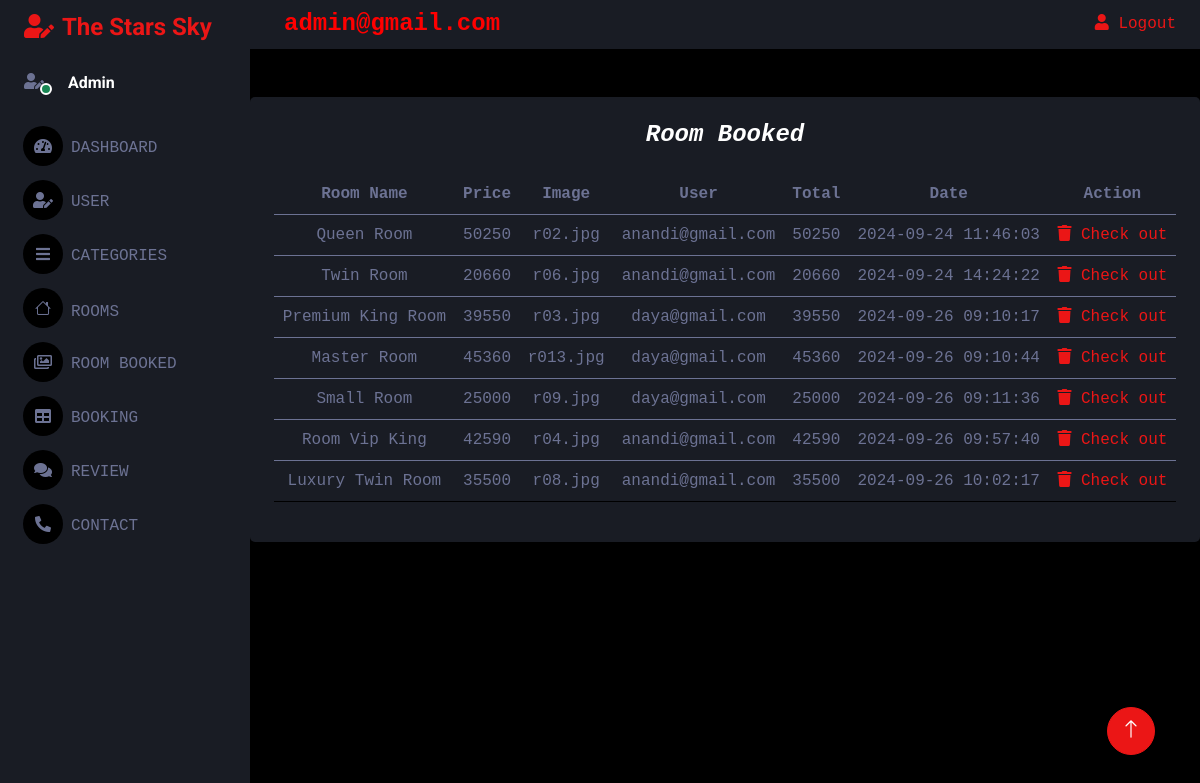
The page /admin/cart.php on the database its author committed.
### tables this page shows
CREATE TABLE `cart` (
  `id` int(200) NOT NULL,
  `name` varchar(200) NOT NULL,
  `price` varchar(200) NOT NULL,
  `image` varchar(200) NOT NULL,
  `user` varchar(255) NOT NULL,
  `total` int(200) NOT NULL,
  `date` timestamp NOT NULL DEFAULT current_timestamp() ON UPDATE current_timestamp()
);

### admin/cart.php (the view, shortened to what this page needs)
<?php
include 'header.php';
include 'sidebar.php';
include 'navigation.php';
?>
<body style="font-family: courier new">
   <div class="col-sm-12 col-xl-12">
      <div class="bg-secondary rounded h-100 p-4">
         <h4 class="mb-4" style="text-align: center; font-family: courier new"><b><i>Room Booked</i></b></h4>
         <table class="table table-hover" style="text-align: center; font-family: courier new">
            <thead>
               <tr>
                  <th scope="col">Room Name</th>
                  <th scope="col">Price</th>
                  <th scope="col">Image</th>
                  <th scope="col">User</th>
                  <th scope="col">Total</th>
                  <th scope="col">Date</th>
                  <th colspan=2>Action</th>
               </tr>
            </thead>
            <?php
            $query_select = "SELECT *from cart";
            $query_run = mysqli_query($con, $query_select);
            if (mysqli_num_rows($query_run) > 0) {
               foreach ($query_run as $row) {
            ?>
                  <tbody style="padding:left=100px;">
                     <tr style="text-align:center">
                        <td><?php echo $row['name']; ?></td>
                        <td><?php echo $row['price']; ?></td>
                        <td><?php echo $row['image']; ?></td>
                        <td><?php echo $row['user']; ?></td>
                        <td><?php echo $row['total']; ?></td>
                        <td><?php echo $row['date']; ?></td>
                        <td><a href="cart.php?delete=<?php echo $row['id']; ?>" class="delete-btn" onclick="return confirm('Are your sure you want to delete this?');"> <i class="fas fa-trash"></i> Check out </a></td>
                     </tr>
               <?php
               }
            }
               ?>
                  </tbody>
         </table>
      </div>
   </div>
   <?php
   include 'footer.php';
   include 'javascript.php';
   ?>

### admin/css/style.css (style rules this page uses)
:root { --primary: #EB1616; --secondary: #191C24; --light: #6C7293; --dark: #000000; }

### rows shown on the page
cart: name "Queen Room", price "50250", image "r02.jpg", user "anandi@gmail.com", total "50250", date "2024-09-24 11:46:03"
cart: name "Twin Room", price "20660", image "r06.jpg", user "anandi@gmail.com", total "20660", date "2024-09-24 14:24:22"
cart: name "Premium King Room", price "39550", image "r03.jpg", user "daya@gmail.com", total "39550", date "2024-09-26 09:10:17"
cart: name "Master Room", price "45360", image "r013.jpg", user "daya@gmail.com", total "45360", date "2024-09-26 09:10:44"
cart: name "Small Room", price "25000", image "r09.jpg", user "daya@gmail.com", total "25000", date "2024-09-26 09:11:36"
cart: name "Room Vip King", price "42590", image "r04.jpg", user "anandi@gmail.com", total "42590", date "2024-09-26 09:57:40"
cart: name "Luxury Twin Room", price "35500", image "r08.jpg", user "anandi@gmail.com", total "35500", date "2024-09-26 10:02:17"
